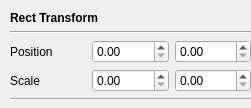
<?xml version="1.0" encoding="UTF-8"?>
<ui version="4.0">
 <class>CompRectTransformView</class>
 <widget class="QWidget" name="CompRectTransformView">
  <property name="geometry">
   <rect>
    <x>0</x>
    <y>0</y>
    <width>251</width>
    <height>108</height>
   </rect>
  </property>
  <property name="windowTitle">
   <string>Form</string>
  </property>
  <widget class="QWidget" name="verticalLayoutWidget">
   <property name="geometry">
    <rect>
     <x>10</x>
     <y>10</y>
     <width>241</width>
     <height>91</height>
    </rect>
   </property>
   <layout class="QVBoxLayout" name="verticalLayout">
    <item>
     <widget class="QLabel" name="label">
      <property name="font">
       <font>
        <weight>75</weight>
        <bold>true</bold>
       </font>
      </property>
      <property name="text">
       <string>Rect Transform</string>
      </property>
     </widget>
    </item>
    <item>
     <widget class="Line" name="line_2">
      <property name="orientation">
       <enum>Qt::Horizontal</enum>
      </property>
     </widget>
    </item>
    <item>
     <layout class="QGridLayout" name="gridLayout">
      <item row="0" column="2">
       <widget class="QDoubleSpinBox" name="doubleSpinBox_2"/>
      </item>
      <item row="0" column="0">
       <widget class="QLabel" name="label_2">
        <property name="text">
         <string>Position</string>
        </property>
       </widget>
      </item>
      <item row="0" column="1">
       <widget class="QDoubleSpinBox" name="doubleSpinBox"/>
      </item>
      <item row="1" column="0">
       <widget class="QLabel" name="label_3">
        <property name="text">
         <string>Scale</string>
        </property>
       </widget>
      </item>
      <item row="1" column="1">
       <widget class="QDoubleSpinBox" name="doubleSpinBox_3"/>
      </item>
      <item row="1" column="2">
       <widget class="QDoubleSpinBox" name="doubleSpinBox_4"/>
      </item>
     </layout>
    </item>
    <item>
     <widget class="Line" name="line">
      <property name="orientation">
       <enum>Qt::Horizontal</enum>
      </property>
     </widget>
    </item>
   </layout>
  </widget>
 </widget>
 <resources/>
 <connections/>
</ui>
